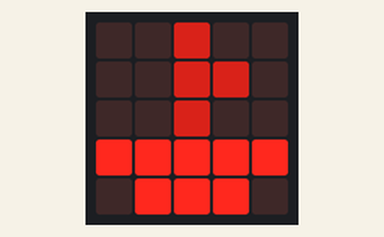
A program run on a simulated BBC micro:bit running MicroPython. On the bench: the board's 5×5 LED display. Dim RGB values are drawn brighter than linear.

Above: at 0.2 s.
At 1.0 s:
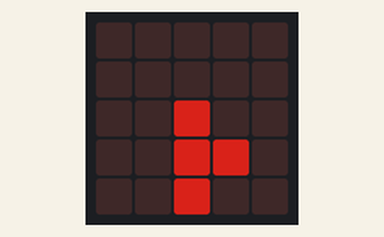
At 1.8 s:
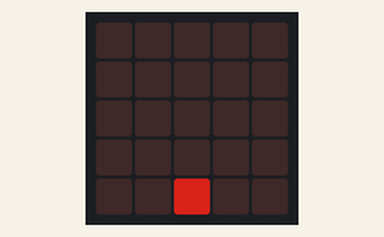
At 3.01 s:
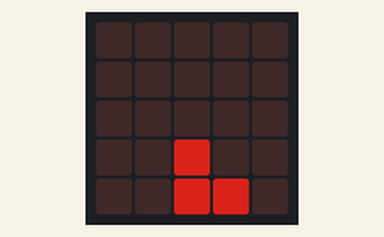
At 3.81 s:
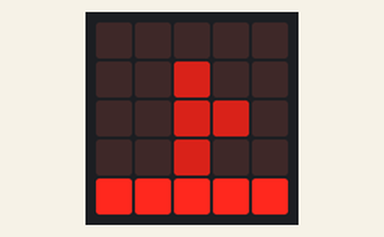

Measured:
- by itself, everything shown: repeats every 4.0 s, in 10 steps
- what the display in image 1 shows lasts 0.4 s, from 0.8 s to 1.2 s

The program:

4d-anim.py
```python
import microbit

boat0 = microbit.Image("00500:00550:00500:99999:09990:")
boat1 = microbit.Image("00000:00500:00550:00500:99999:")
boat2 = microbit.Image("00000:00000:00500:00550:00500:")
boat3 = microbit.Image("00000:00000:00000:00500:00550:")
boat4 = microbit.Image("00000:00000:00000:00000:00500:")
boat5 = microbit.Image("00000:00000:00000:00000:00000:")

anim = [boat0, boat1, boat2, boat3, boat4, boat5, boat4, boat3, boat2, boat1]

microbit.display.show(anim, loop=True)
```
